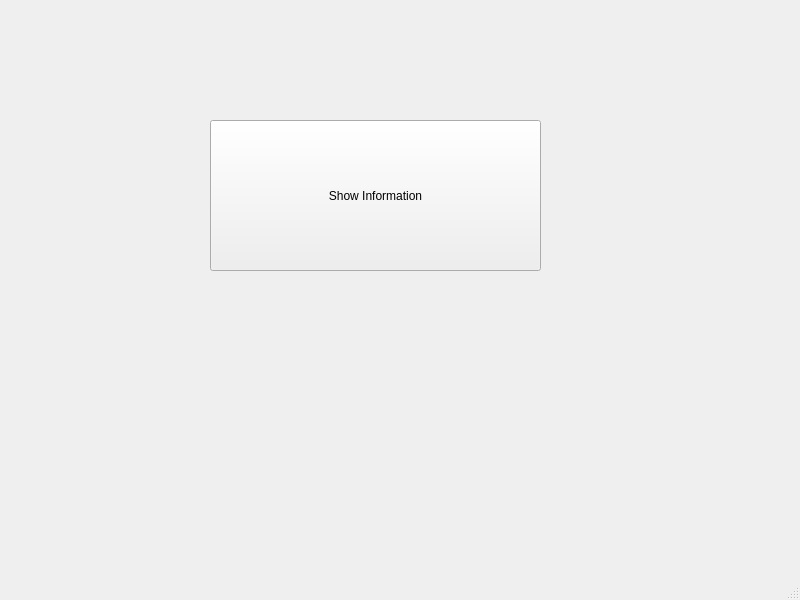
<?xml version="1.0" encoding="UTF-8"?>
<ui version="4.0">
 <class>widget</class>
 <widget class="QMainWindow" name="widget">
  <property name="geometry">
   <rect>
    <x>0</x>
    <y>0</y>
    <width>800</width>
    <height>600</height>
   </rect>
  </property>
  <property name="windowTitle">
   <string>widget</string>
  </property>
  <widget class="QWidget" name="centralwidget">
   <widget class="QPushButton" name="ShowInformationpushButton">
    <property name="geometry">
     <rect>
      <x>210</x>
      <y>120</y>
      <width>331</width>
      <height>151</height>
     </rect>
    </property>
    <property name="text">
     <string>Show Information</string>
    </property>
   </widget>
  </widget>
  <widget class="QMenuBar" name="menubar">
   <property name="geometry">
    <rect>
     <x>0</x>
     <y>0</y>
     <width>800</width>
     <height>26</height>
    </rect>
   </property>
  </widget>
  <widget class="QStatusBar" name="statusbar"/>
 </widget>
 <resources/>
 <connections/>
</ui>
